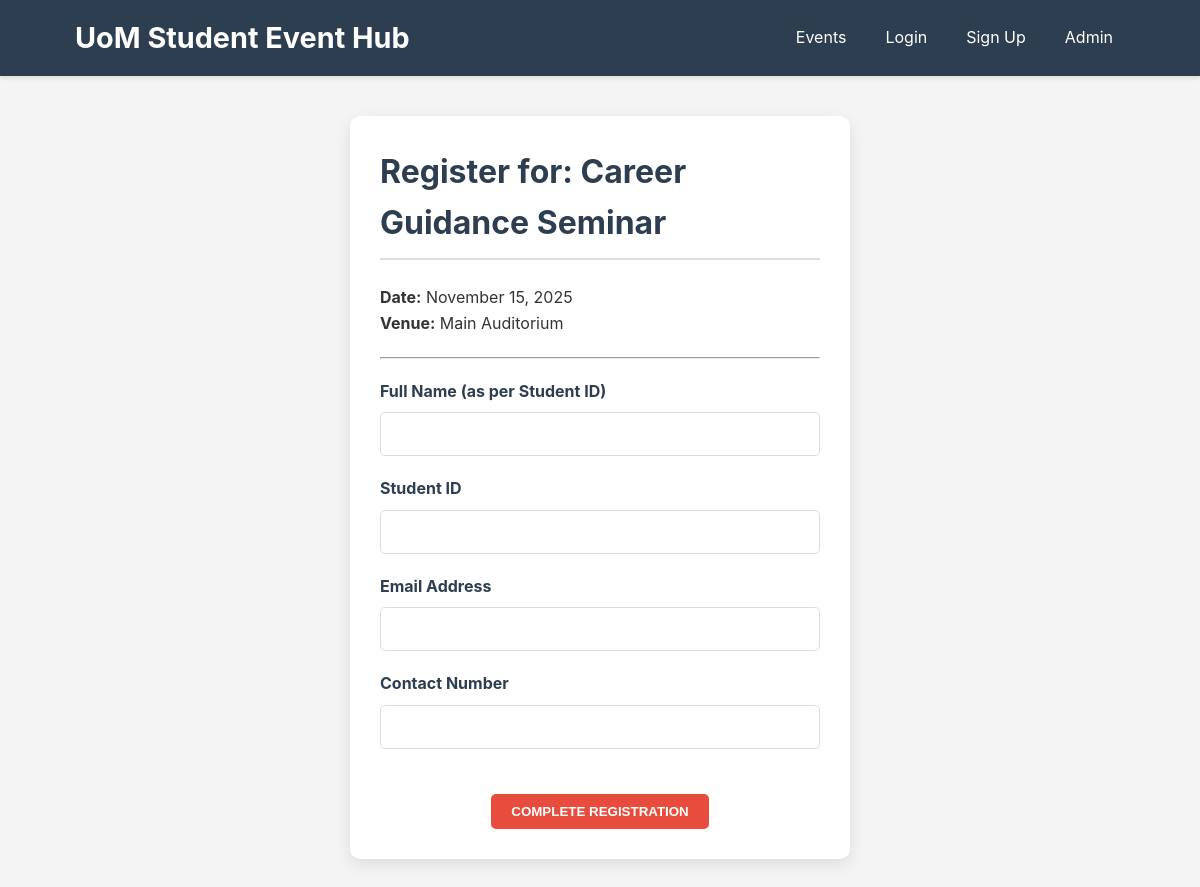
/project/registration_form.php?event_id=2, run on the app's committed database.
### tables this page shows
CREATE TABLE `events` (
    `event_id` INT AUTO_INCREMENT PRIMARY KEY,
    `title` VARCHAR(255) NOT NULL,
    `date` DATE NOT NULL,
    `time` TIME,  
    `venue` VARCHAR(150) NOT NULL,
    `description` TEXT,
    `organizer` VARCHAR(100) NOT NULL,  
    `max_participants` INT DEFAULT 0,  
    `created_by_user_id` INT,  
    `created_at` TIMESTAMP DEFAULT CURRENT_TIMESTAMP,
    
     
    FOREIGN KEY (`created_by_user_id`) REFERENCES `users`(`user_id`) ON DELETE SET NULL
);

### project/registration_form.php (the view, shortened to what this page needs)
<?php
require_once 'config/db_connect.php';
$event = null;
$display_event_id = isset($_POST['event_id']) ? $_POST['event_id'] : (isset($_GET['event_id']) ? $_GET['event_id'] : null);
if ($display_event_id) {
    try {
        $stmt = $pdo->prepare("SELECT title, date, venue, organizer FROM events WHERE event_id = ?");
        $stmt->execute([$display_event_id]);
        $event = $stmt->fetch();
    } catch (PDOException $e) {
        $status_message = "Database Error: Could not load event details.";
        $status_class = 'status-error';
    }
}
?>
<!DOCTYPE html>
<html lang="en">
<head>
    <link rel="stylesheet" href="assets/style.css">
</head>
<body>
    <header>
        <div class="container">
            <h1>UoM Student Event Hub</h1>
            <nav>
                <ul>
                    <li><a href="index.php">Events</a></li>
                    <li><a href="login.php">Login</a></li>
                    <li><a href="register_user.php">Sign Up</a></li>
                    <li><a href="admin/dashboard.php">Admin</a></li>
                </ul>
            </nav>
        </div>
    </header>
    <main class="container">
        <div class="form-container">
            <?php if ($event): ?>
                <h2>Register for: <?php echo htmlspecialchars($event['title']); ?></h2>
                <p><strong>Date:</strong> <?php echo date('F j, Y', strtotime($event['date'])); ?></p>
                <p><strong>Venue:</strong> <?php echo htmlspecialchars($event['venue']); ?></p>
                <hr style="margin: 20px 0;">
                <form id="registrationForm" method="POST" action="registration_form.php">
                    <div class="form-group">
                        <label for="student_name">Full Name (as per Student ID)</label>
                        <input type="text" id="student_name" name="student_name" required>
                    </div>
                    <div class="form-group">
                        <label for="student_id">Student ID</label>
                        <input type="text" id="student_id" name="student_id" required>
                    </div>
                    <div class="form-group">
                        <label for="email">Email Address</label>
                        <input type="email" id="email" name="email" required>
                    </div>
                    <div class="form-group">
                        <label for="contact_number">Contact Number</label>
                        <input type="tel" id="contact_number" name="contact_number" required>
                    </div>
                    <div class="form-actions">
                        <button type="submit" class="submit-btn">Complete Registration</button>
                    </div>
                </form>
            <?php else: ?>
                <p class="status-message status-error">Please select a valid event from the <a href="index.php">event listing page</a>.</p>
            <?php endif; ?>
        </div>
    </main>
</body>
</html>

### project/assets/style.css (style rules this page uses)
:root { --primary-color: #2c3e50; --secondary-color: #3498db; --accent-color: #e74c3c; --text-color: #333; --light-bg: #f4f4f4; --border-color: #ddd; --success-color: #27ae60; --error-color: #c0392b; }
* { box-sizing: border-box; margin: 0; padding: 0; }
body { font-family: -apple-system, BlinkMacSystemFont, "Segoe UI", Roboto, "Helvetica Neue", Arial, sans-serif; line-height: 1.6; color: var(--text-color); background-color: var(--light-bg); }
a { color: var(--secondary-color); text-decoration: none; }
.container { width: 90%; max-width: 1200px; margin: 0 auto; padding: 0 15px; }
header { background-color: var(--primary-color); color: white; padding: 15px 0; box-shadow: 0 2px 4px rgba(0, 0, 0, 0.1); }
header h1 { font-size: 1.8em; margin-right: 20px; }
header .container { display: flex; justify-content: space-between; align-items: center; flex-wrap: wrap; }
nav ul { list-style: none; display: flex; gap: 15px; }
nav a { color: white; padding: 8px 12px; border-radius: 5px; transition: background-color 0.3s; }
main { padding: 40px 0; }
main h2 { color: var(--primary-color); margin-bottom: 25px; font-size: 2em; border-bottom: 2px solid var(--border-color); padding-bottom: 10px; }
.register-btn, .submit-btn { display: inline-block; background-color: var(--accent-color); color: white; padding: 10px 20px; border-radius: 5px; text-align: center; margin-top: 15px; cursor: pointer; border: none; transition: background-color 0.3s, transform 0.1s; text-transform: uppercase; font-weight: bold; }
.form-container, .event-details-card { max-width: 500px; margin: 40px auto; padding: 30px; background: white; border-radius: 10px; box-shadow: 0 5px 15px rgba(0, 0, 0, 0.1); }
.form-group { margin-bottom: 20px; }
.form-group label { display: block; margin-bottom: 8px; font-weight: bold; color: var(--primary-color); }
.form-group input[type="text"], .form-group input[type="email"], .form-group input[type="password"], .form-group input[type="tel"], .form-group input[type="date"], .form-group input[type="time"], .form-group textarea, .form-group select { width: 100%; padding: 12px; border: 1px solid var(--border-color); border-radius: 5px; font-size: 1em; transition: border-color 0.3s, box-shadow 0.3s; }
.form-actions { margin-top: 30px; text-align: center; }

### data on the page
events: title "Career Guidance Seminar", date "November 15, 2025", venue "Main Auditorium"
